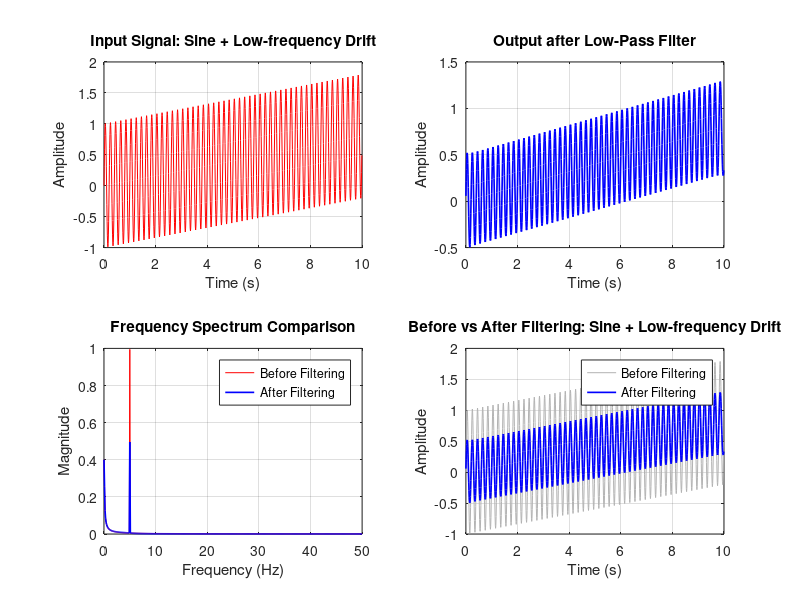

Here is the MATLAB script that generated this plot: (Note: this script raises an error after producing the figure.)
clc;
clear;
close all;

%% 1. INPUT SIGNAL
fs = 100;
t = 0:1/fs:9.99;
N = length(t);

rng(1);

% Case 1: Sine + Random Noise
s1 = sin(2*pi*1*t);
x1 = s1 + 0.25*randn(size(t));

% Case 2: Sine + High-frequency Noise
s2 = sin(2*pi*1*t);
x2 = s2 + 0.35*sin(2*pi*20*t);

% Case 3: Step + Random Noise
s3 = double(t >= 5);
x3 = s3 + 0.2*randn(size(t));

% Case 4: Sine + Spike Noise
s4 = sin(2*pi*1*t);
x4 = s4;
idx4 = [100 300 600 800];
x4(idx4) = x4(idx4) + [2 -2 2 -2];

% Case 5: Sine + Low-frequency Drift
s5 = sin(2*pi*5*t);
x5 = s5 + 0.8*(t/max(t));

% Case 6: Sine + High-frequency Noise + Spike Noise
s6 = sin(2*pi*1*t);
x6 = s6 + 0.25*sin(2*pi*20*t);
idx6 = [100 300 600 800];
x6(idx6) = x6(idx6) + [2 -2 2 -2];

% Store all signals
cleanSignals = [s1; s2; s3; s4; s5; s6];
inputSignals = [x1; x2; x3; x4; x5; x6];

signalNames = {
    'Sine + Random Noise'
    'Sine + High-frequency Noise'
    'Step + Random Noise'
    'Sine + Spike Noise'
    'Sine + Low-frequency Drift'
    'Sine + High-frequency Noise + Spike Noise'
};

%% 2. SELECT INPUT SIGNAL
fprintf('============================================\n');
fprintf('          Low-Pass Filter System\n');
fprintf('============================================\n');
fprintf('1. Sine + Random Noise\n');
fprintf('2. Sine + High-frequency Noise\n');
fprintf('3. Step + Random Noise\n');
fprintf('4. Sine + Spike Noise\n');
fprintf('5. Sine + Low-frequency Drift\n');
fprintf('6. Sine + High-frequency Noise + Spike Noise\n');

choice = input('Select signal (1-6): ');

if isempty(choice) || ~isscalar(choice) || ...
        ~isfinite(choice) || choice ~= floor(choice) || ...
        choice < 1 || choice > 6
    error('Please select a valid signal from 1 to 6.');
end

s = cleanSignals(choice,:);
x = inputSignals(choice,:);
signalName = signalNames{choice};

%% 3. LOW-PASS FILTER
% Butterworth Low-Pass Filter
filterOrder = 4;
fc = 5;                    % Cutoff frequency (Hz)
Wn = fc/(fs/2);            % Normalized cutoff frequency

[b,a] = butter(filterOrder, Wn, 'low');

% Apply zero-phase filtering
y = filtfilt(b, a, x);

%% 4. MSE CALCULATION
mseBefore = mean((x - s).^2);
mseAfter = mean((y - s).^2);

fprintf('\n========== MSE RESULTS ==========\n');
fprintf('Selected Signal: %s\n', signalName);
fprintf('Filter Type: Butterworth Low-Pass Filter\n');
fprintf('Filter Order: %d\n', filterOrder);
fprintf('Cutoff Frequency = %.2f Hz\n', fc);
fprintf('MSE Before Filtering = %.6f\n', mseBefore);
fprintf('MSE After Filtering  = %.6f\n', mseAfter);

if mseAfter < mseBefore
    fprintf('Result: Low-pass filter reduced the MSE.\n');
elseif mseAfter > mseBefore
    fprintf('Result: Low-pass filter increased the MSE.\n');
else
    fprintf('Result: MSE remained unchanged.\n');
end

fprintf('=================================\n');

%% 5. FREQUENCY SPECTRUM
Xfft = fft(x);
Yfft = fft(y);

halfN = floor(N/2) + 1;
f = (0:halfN-1)*(fs/N);

Xmag = abs(Xfft(1:halfN))/N;
Ymag = abs(Yfft(1:halfN))/N;

% Convert to one-sided amplitude spectrum
if rem(N,2) == 0
    Xmag(2:end-1) = 2*Xmag(2:end-1);
    Ymag(2:end-1) = 2*Ymag(2:end-1);
else
    Xmag(2:end) = 2*Xmag(2:end);
    Ymag(2:end) = 2*Ymag(2:end);
end

%% 6. PLOT RESULTS
figure('Name','Low-Pass Filter System', ...
       'NumberTitle','off');

% Plot 1: Input Signal
subplot(2,2,1);
plot(t,x,'r');
grid on;
title(['Input Signal: ' signalName]);
xlabel('Time (s)');
ylabel('Amplitude');

% Plot 2: Filtered Output
subplot(2,2,2);
plot(t,y,'b','LineWidth',1.2);
grid on;
title('Output after Low-Pass Filter');
xlabel('Time (s)');
ylabel('Amplitude');

% Plot 3: Frequency Spectrum Comparison
subplot(2,2,3);
plot(f,Xmag,'r');
hold on;
plot(f,Ymag,'b','LineWidth',1.2);
hold off;
grid on;
title('Frequency Spectrum Comparison');
xlabel('Frequency (Hz)');
ylabel('Magnitude');
legend('Before Filtering','After Filtering');
xlim([0 fs/2]);

% Plot 4: Before vs After Filtering
subplot(2,2,4);
plot(t,x,'Color',[0.7 0.7 0.7]);
hold on;
plot(t,y,'b','LineWidth',1.2);
hold off;
grid on;
title(['Before vs After Filtering: ' signalName]);
xlabel('Time (s)');
ylabel('Amplitude');
legend('Before Filtering','After Filtering', ...
       'Location','best');

sgtitle('Low-Pass Filter System');
